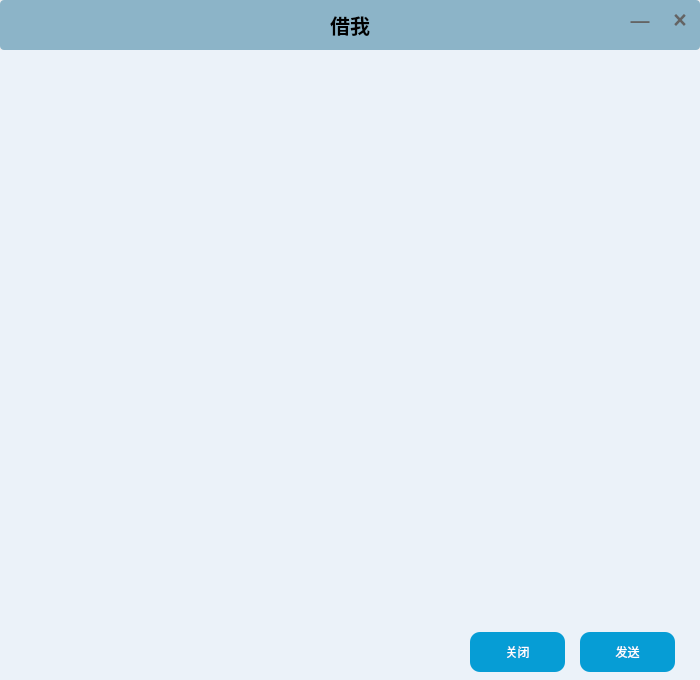
<?xml version="1.0" encoding="UTF-8"?>
<ui version="4.0">
 <class>ChatFriend</class>
 <widget class="QWidget" name="ChatFriend">
  <property name="geometry">
   <rect>
    <x>0</x>
    <y>0</y>
    <width>700</width>
    <height>680</height>
   </rect>
  </property>
  <property name="sizePolicy">
   <sizepolicy hsizetype="Preferred" vsizetype="Preferred">
    <horstretch>0</horstretch>
    <verstretch>0</verstretch>
   </sizepolicy>
  </property>
  <property name="minimumSize">
   <size>
    <width>700</width>
    <height>680</height>
   </size>
  </property>
  <property name="maximumSize">
   <size>
    <width>700</width>
    <height>680</height>
   </size>
  </property>
  <property name="windowTitle">
   <string>Form</string>
  </property>
  <property name="styleSheet">
   <string notr="true"/>
  </property>
  <widget class="QWidget" name="widget_3" native="true">
   <property name="geometry">
    <rect>
     <x>0</x>
     <y>485</y>
     <width>700</width>
     <height>195</height>
    </rect>
   </property>
   <property name="minimumSize">
    <size>
     <width>700</width>
     <height>195</height>
    </size>
   </property>
   <property name="maximumSize">
    <size>
     <width>700</width>
     <height>195</height>
    </size>
   </property>
   <property name="styleSheet">
    <string notr="true">#widget_3{background:rgb(235,242,249);}</string>
   </property>
   <widget class="QTextEdit" name="textEdit">
    <property name="geometry">
     <rect>
      <x>0</x>
      <y>40</y>
      <width>700</width>
      <height>100</height>
     </rect>
    </property>
    <property name="minimumSize">
     <size>
      <width>700</width>
      <height>100</height>
     </size>
    </property>
    <property name="maximumSize">
     <size>
      <width>700</width>
      <height>100</height>
     </size>
    </property>
    <property name="styleSheet">
     <string notr="true">#textEdit{border:none;background:rgb(235,242,249);}</string>
    </property>
   </widget>
   <widget class="QLabel" name="label_5">
    <property name="geometry">
     <rect>
      <x>10</x>
      <y>5</y>
      <width>30</width>
      <height>30</height>
     </rect>
    </property>
    <property name="minimumSize">
     <size>
      <width>30</width>
      <height>30</height>
     </size>
    </property>
    <property name="maximumSize">
     <size>
      <width>30</width>
      <height>30</height>
     </size>
    </property>
    <property name="styleSheet">
     <string notr="true">#label_5{background-image:url(&quot;:/chat/emoj.png&quot;);}#label_5:hover{border:1px solid rgb(203, 203, 203);}</string>
    </property>
    <property name="text">
     <string/>
    </property>
   </widget>
   <widget class="QPushButton" name="pushButton_2">
    <property name="geometry">
     <rect>
      <x>580</x>
      <y>147</y>
      <width>95</width>
      <height>40</height>
     </rect>
    </property>
    <property name="styleSheet">
     <string notr="true">#pushButton_2{background-color:rgb(6,157,213);border: none;border-radius:10px;color:white;}#pushButton_2:hover{background-color:rgb(75,202,255);}</string>
    </property>
    <property name="text">
     <string>发送</string>
    </property>
   </widget>
   <widget class="QPushButton" name="pushButton">
    <property name="geometry">
     <rect>
      <x>470</x>
      <y>147</y>
      <width>95</width>
      <height>40</height>
     </rect>
    </property>
    <property name="styleSheet">
     <string notr="true">#pushButton{background-color:rgb(6,157,213);border: none;border-radius:10px;color:white;}#pushButton:hover{background-color:rgb(75,202,255);}</string>
    </property>
    <property name="text">
     <string>关闭</string>
    </property>
   </widget>
  </widget>
  <widget class="QWidget" name="widget_2" native="true">
   <property name="geometry">
    <rect>
     <x>0</x>
     <y>50</y>
     <width>700</width>
     <height>435</height>
    </rect>
   </property>
   <property name="minimumSize">
    <size>
     <width>700</width>
     <height>435</height>
    </size>
   </property>
   <property name="maximumSize">
    <size>
     <width>700</width>
     <height>435</height>
    </size>
   </property>
   <property name="styleSheet">
    <string notr="true">#widget_2{background:rgb(235,242,249);}</string>
   </property>
   <widget class="QTextBrowser" name="textBrowser">
    <property name="geometry">
     <rect>
      <x>0</x>
      <y>0</y>
      <width>700</width>
      <height>435</height>
     </rect>
    </property>
    <property name="minimumSize">
     <size>
      <width>700</width>
      <height>435</height>
     </size>
    </property>
    <property name="maximumSize">
     <size>
      <width>700</width>
      <height>435</height>
     </size>
    </property>
    <property name="styleSheet">
     <string notr="true">#textBrowser{border:none;background:rgb(235,242,249);color:black;}</string>
    </property>
   </widget>
  </widget>
  <widget class="QWidget" name="widget" native="true">
   <property name="geometry">
    <rect>
     <x>0</x>
     <y>0</y>
     <width>700</width>
     <height>50</height>
    </rect>
   </property>
   <property name="minimumSize">
    <size>
     <width>700</width>
     <height>50</height>
    </size>
   </property>
   <property name="maximumSize">
    <size>
     <width>700</width>
     <height>50</height>
    </size>
   </property>
   <property name="styleSheet">
    <string notr="true">#widget{border-radius:4px;background:rgb(140,180,200);}</string>
   </property>
   <widget class="QLabel" name="label">
    <property name="geometry">
     <rect>
      <x>250</x>
      <y>5</y>
      <width>200</width>
      <height>40</height>
     </rect>
    </property>
    <property name="minimumSize">
     <size>
      <width>200</width>
      <height>40</height>
     </size>
    </property>
    <property name="maximumSize">
     <size>
      <width>200</width>
      <height>40</height>
     </size>
    </property>
    <property name="styleSheet">
     <string notr="true">#label{font-weight:bold;font-size:20px;}</string>
    </property>
    <property name="text">
     <string>借我</string>
    </property>
    <property name="alignment">
     <set>Qt::AlignCenter</set>
    </property>
   </widget>
   <widget class="QLabel" name="label_2">
    <property name="geometry">
     <rect>
      <x>620</x>
      <y>0</y>
      <width>40</width>
      <height>40</height>
     </rect>
    </property>
    <property name="minimumSize">
     <size>
      <width>40</width>
      <height>40</height>
     </size>
    </property>
    <property name="maximumSize">
     <size>
      <width>40</width>
      <height>40</height>
     </size>
    </property>
    <property name="styleSheet">
     <string notr="true">#label_2{font-weight:bold;color:rgb(100,100,100);font-size:19px;}
#label_2:hover{background:rgb(255,255,255,50%);}</string>
    </property>
    <property name="text">
     <string>—</string>
    </property>
    <property name="alignment">
     <set>Qt::AlignCenter</set>
    </property>
   </widget>
   <widget class="QLabel" name="label_3">
    <property name="geometry">
     <rect>
      <x>660</x>
      <y>0</y>
      <width>40</width>
      <height>40</height>
     </rect>
    </property>
    <property name="minimumSize">
     <size>
      <width>40</width>
      <height>40</height>
     </size>
    </property>
    <property name="maximumSize">
     <size>
      <width>40</width>
      <height>40</height>
     </size>
    </property>
    <property name="styleSheet">
     <string notr="true">#label_3{font-weight:bold;color:rgb(100,100,100);font-size:23px;}
#label_3:hover{background:rgb(255,255,255,50%);}</string>
    </property>
    <property name="text">
     <string>×</string>
    </property>
    <property name="alignment">
     <set>Qt::AlignCenter</set>
    </property>
   </widget>
  </widget>
 </widget>
 <resources/>
 <connections/>
</ui>
